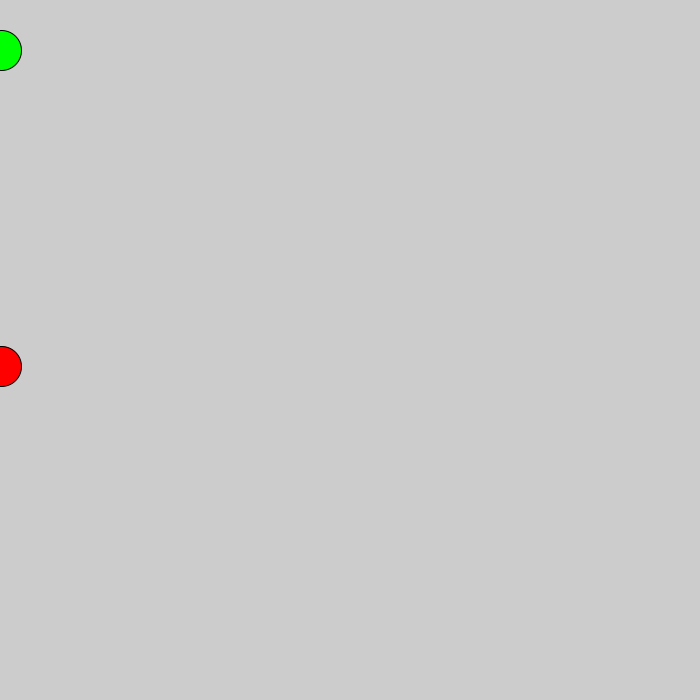
Frame 1 (no input)
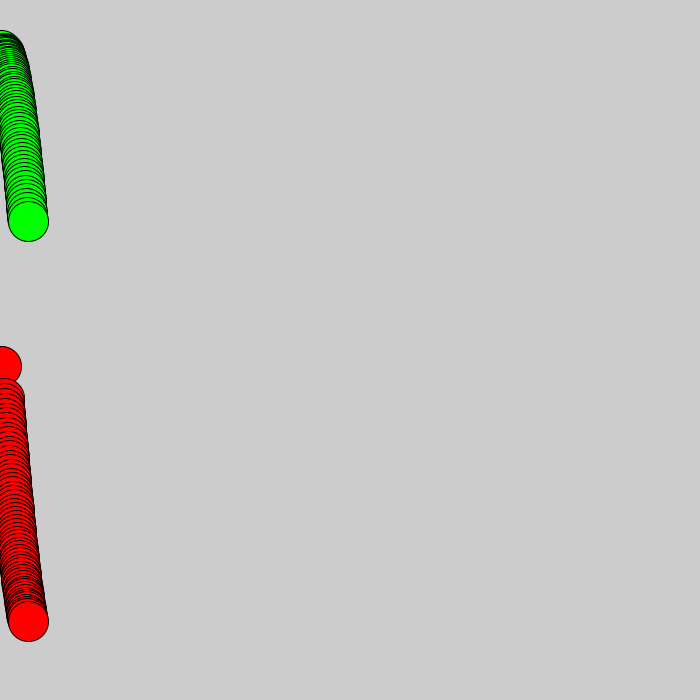
Frame 60 (the mouse pressed at the canvas centre just before this capture)
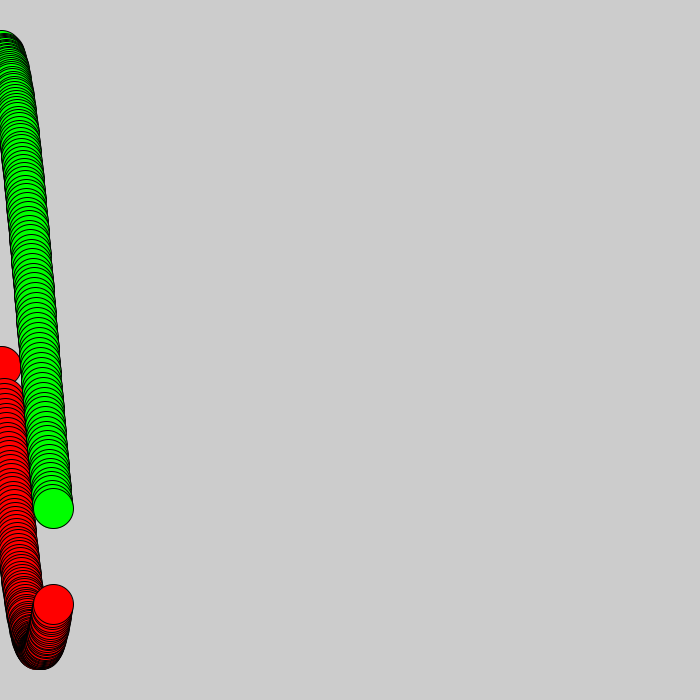
Frame 120 (the mouse held since frame 60 and released just before this capture)

The Processing sketch that drew these frames (run headless with seeded random() and noise(); from frame 60 on, the mouse is pressed at the canvas centre):

// Processing sketch: dorkShop_phaseShiftCurves
// ── dorkShop_phaseShiftCurves.pde
//----------------------------------------------------
// DT Bootcamp 2014, Parsons the New School for Design. 
// Math For Code Dorkshop
// written by Nicole Messier
//----------------------------------------------------


void setup(){
 size(700,700); 
}

void draw(){
  float time = millis()*0.001;
  float sine1 = sin(time)*300+height/2;
  float sine2 = sin(time+3*PI/2)*300+height/2;
  
  fill(255, 0, 0);
  ellipse(time*25, sine1, 40, 40);
  fill(0, 255, 0);
   ellipse(time*25, sine2, 40, 40);
}
